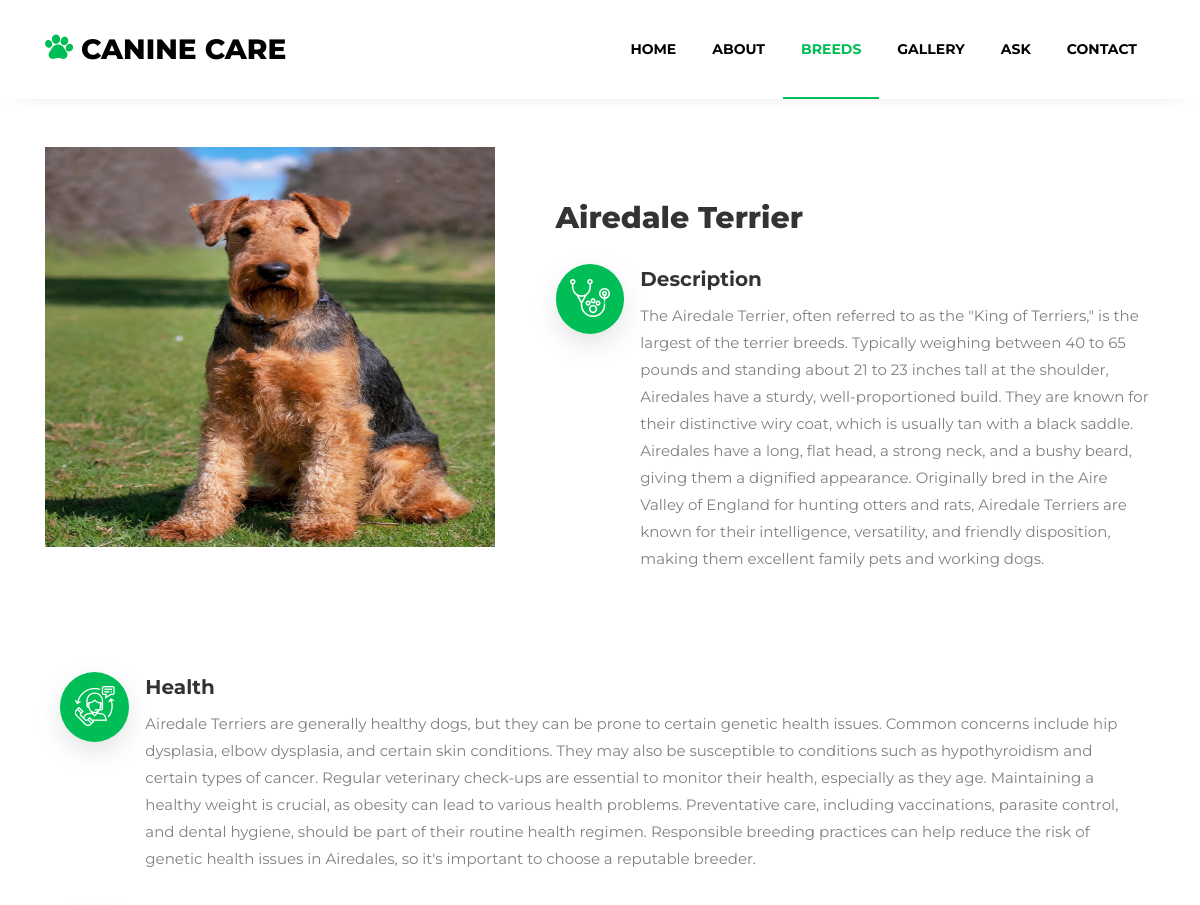
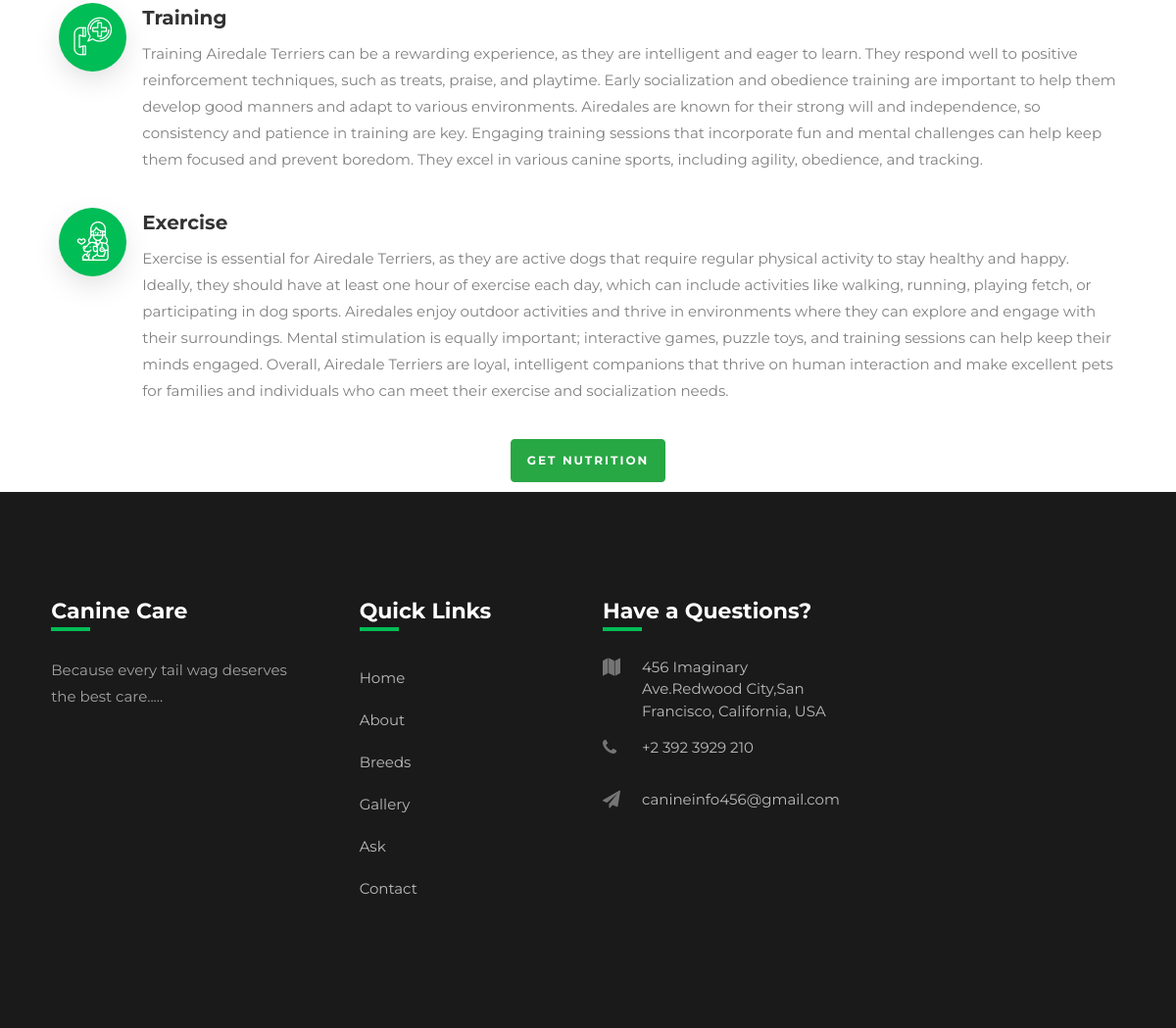
The app's page /single_breed/36/ with its own data (2 pictures, top to bottom).
### adminside/models.py (models this page shows)
class Breeddb(models.Model):
    Breed_name =models.CharField(max_length=100,null=True,blank=True)
    Alpha_name =models.CharField(max_length=100,null=True,blank=True)
    Description =models.CharField(max_length=3000,null=True,blank=True)
    Health =models.CharField(max_length=3000,null=True,blank=True)
    Training =models.CharField(max_length=3000,null=True,blank=True)
    Exercise =models.CharField(max_length=3000,null=True,blank=True)
    breed_image =models.ImageField(upload_to="Breed images",null=True,blank=True)

### dog/views.py (the view)
# urls.py: path('single_breed/<int:b_id>/',views.single_breed,name="single_breed"),
def single_breed(request,b_id):
    dog = Breeddb.objects.get(id=b_id)
    return render(request,"Single_breed.html",{'dog':dog})

### dog/templates/Single_breed.html (shortened to what this page needs)
<!DOCTYPE html>
{% load static %}
<html>
<head>
    <link rel="stylesheet" href="https://stackpath.bootstrapcdn.com/font-awesome/4.7.0/css/font-awesome.min.css">
    <link rel="stylesheet" href="{% static 'index/css/animate.css' %}">
    <link rel="stylesheet" href="{% static 'index/css/owl.carousel.min.css' %}">
    <link rel="stylesheet" href="{% static 'index/css/owl.theme.default.min.css' %}">
    <link rel="stylesheet" href="{% static 'index/css/magnific-popup.css' %}">
    <link rel="stylesheet" href="{% static 'index/css/bootstrap-datepicker.css' %}">
    <link rel="stylesheet" href="{% static 'index/css/jquery.timepicker.css' %}">
    <link rel="stylesheet" href="{% static 'index/css/flaticon.css' %}">
    <link rel="stylesheet" href="{% static 'index/css/style.css' %}">
</head>
<body>
<nav class="navbar navbar-expand-lg navbar-dark ftco_navbar bg-dark ftco-navbar-light" id="ftco-navbar">
	    <div class="container">
	    	<a class="navbar-brand" href="{% url 'homepage' %}"><span class="flaticon-pawprint-1 mr-2"></span>CANINE CARE</a>
	      <div class="collapse navbar-collapse" id="ftco-nav">
	        <ul class="navbar-nav ml-auto">
	        	<li class="nav-item "><a href="{% url 'homepage' %}" class="nav-link">Home</a></li>
	        	<li class="nav-item"><a href="{% url 'about' %}" class="nav-link">About</a></li>
	        	<li class="nav-item active"><a href="{% url 'initial_select' %}" class="nav-link">Breeds</a></li>
	          <li class="nav-item"><a href="{% url 'gallery' %}" class="nav-link">Gallery</a></li>
	          <li class="nav-item"><a href="{% url 'chatbot' %}" class="nav-link">Ask</a></li>
	          <li class="nav-item"><a href="{% url 'contact' %}" class="nav-link">Contact</a></li>
	        </ul>
	      </div>
	    </div>
	  </nav>
    <section class="ftco-section ftco-no-pt ftco-no-pb">
    	<div class="container">
    		<div class="row d-flex no-gutters">
    			<div class="col-md-5 d-flex">
                    <div>
                        <img src="{{dog.breed_image.url}}" width="450px" height="400px" class="mt-5">
    				</div>
    			</div>
    			<div class="col-md-7 pl-md-5 py-md-5">
    				<div class="heading-section pt-md-5">
	            <h2 class="mb-4">{{dog.Breed_name}}</h2>
    				</div>
    				<div class="row">
	    				<div class="col-md-12 services-2 w-100 d-flex">
	    					<div class="icon d-flex align-items-center justify-content-center"><span class="flaticon-stethoscope"></span></div>
	    					<div class="text pl-3">
	    						<h4>Description</h4>
	    						<p>{{dog.Description}}</p>
	    					</div>
	    				</div>
	    			</div>
	        </div>
        </div>
            <div class="col-md-12 mt-3 services-2 w-100 d-flex">
	    					<div class="icon d-flex align-items-center justify-content-center"><span class="flaticon-customer-service"></span></div>
	    					<div class="text pl-3">
	    						<h4>Health</h4>
	    						<p>{{dog.Health}}</p>
	    					</div>
	    				</div>
	    				<div class="col-md-12 services-2 w-100 d-flex">
	    					<div class="icon d-flex align-items-center justify-content-center"><span class="flaticon-emergency-call"></span></div>
	    					<div class="text pl-3">
	    						<h4>Training</h4>
	    						<p>{{dog.Training}}</p>
	    					</div>
	    				</div>
	    				<div class="col-md-12 services-2 w-100 d-flex">
	    					<div class="icon d-flex align-items-center justify-content-center"><span class="flaticon-veterinarian"></span></div>
	    					<div class="text pl-3">
	    						<h4>Exercise</h4>
	    						<p>{{dog.Exercise}}</p>
	    					</div>
	    				</div>
            <a href="{% url 'get_nutri' b_id=dog.id %}"><button class="btn btn-success">Get Nutrition</button></a>
            <br><br>
    	</div>
    </section>
  <footer class="footer">
			<div class="container">
				<div class="row">
					<div class="col-md-6 col-lg-3 mb-4 mb-md-0">
						<h2 class="footer-heading">Canine Care</h2>
						<p>Because every tail wag deserves the best care.....</p>
						<ul class="ftco-footer-social p-0">
            </ul>
					</div>
					<div class="col-md-6 col-lg-3 pl-lg-5 mb-4 mb-md-0">
						<h2 class="footer-heading">Quick Links</h2>
						<ul class="list-unstyled">
              <li><a href="{% url 'homepage' %}" class="py-2 d-block">Home</a></li>
              <li><a href="{% url 'about' %}" class="py-2 d-block">About</a></li>
              <li><a href="{% url 'initial_select' %}" class="py-2 d-block">Breeds</a></li>
              <li><a href="{% url 'gallery' %}" class="py-2 d-block">Gallery</a></li>
              <li><a href="{% url 'chatbot' %}" class="py-2 d-block">Ask</a></li>
              <li><a href="{% url 'contact' %}" class="py-2 d-block">Contact</a></li>
            </ul>
					</div>
					<div class="col-md-6 col-lg-3 mb-4 mb-md-0">
						<h2 class="footer-heading">Have a Questions?</h2>
						<div class="block-23 mb-3">
              <ul>
                <li><span class="icon fa fa-map"></span><span class="text">456 Imaginary Ave.Redwood City,San Francisco, California, USA</span></li>
                <li><a href="#"><span class="icon fa fa-phone"></span><span class="text">+2 392 3929 210</span></a></li>
                <li><a href="#"><span class="icon fa fa-paper-plane"></span><span class="text">canineinfo456@gmail.com</span></a></li>
              </ul>
            </div>
					</div>
				</div>
				<div class="row mt-5">
          <div class="col-md-12 text-center">
        </div>
			</div>
		</footer>
</body>
</html>

### dog/templates/Single_breed.html (style rules this page uses)
.container { display: flex; flex-wrap: wrap; justify-content: center; }

### records on screen
Breeddb: breed_image (picture), Breed_name "Airedale Terrier", Description "The Airedale Terrier, often referred to as the \"King of Terriers,\" is the largest of the terrier breeds. Typically weighing between 40 to 65 pounds and standing about 21 to 23 inches tall at the shoulder, Airedales have a sturdy, well-proportioned build. They are known for their distinctive wiry coat, which is usually tan with a black saddle. Airedales have a long, flat head, a strong neck, and a bushy beard, giving them a dignified appearance. Originally bred in the Aire Valley of England for hunting otters and rats, Airedale Terriers are known for their intelligence, versatility, and friendly disposition, making them excellent family pets and working dogs.", Health "Airedale Terriers are generally healthy dogs, but they can be prone to certain genetic health issues. Common concerns include hip dysplasia, elbow dysplasia, and certain skin conditions. They may also be susceptible to conditions such as hypothyroidism and certain types of cancer. Regular veterinary check-ups are essential to monitor their health, especially as they age. Maintaining a healthy weight is crucial, as obesity can lead to various health problems. Preventative care, including vaccinations, parasite control, and dental hygiene, should be part of their routine health regimen. Responsible breeding practices can help reduce the risk of genetic health issues in Airedales, so it's…", Training "Training Airedale Terriers can be a rewarding experience, as they are intelligent and eager to learn. They respond well to positive reinforcement techniques, such as treats, praise, and playtime. Early socialization and obedience training are important to help them develop good manners and adapt to various environments. Airedales are known for their strong will and independence, so consistency and patience in training are key. Engaging training sessions that incorporate fun and mental challenges can help keep them focused and prevent boredom. They excel in various canine sports, including agility, obedience, and tracking.", Exercise "Exercise is essential for Airedale Terriers, as they are active dogs that require regular physical activity to stay healthy and happy. Ideally, they should have at least one hour of exercise each day, which can include activities like walking, running, playing fetch, or participating in dog sports. Airedales enjoy outdoor activities and thrive in environments where they can explore and engage with their surroundings. Mental stimulation is equally important; interactive games, puzzle toys, and training sessions can help keep their minds engaged. Overall, Airedale Terriers are loyal, intelligent companions that thrive on human interaction and make excellent pets for families and individuals…"
